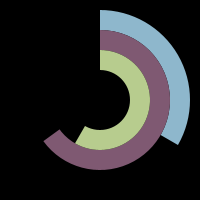
Frame 1 (no input)
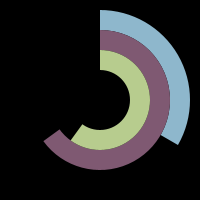
Frame 60 (the mouse pressed at the canvas centre just before this capture)
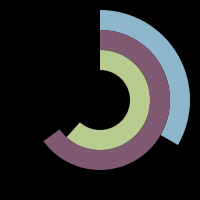
Frame 120 (the mouse held since frame 60 and released just before this capture)

The Processing sketch that drew these frames (run headless with seeded random() and noise(); from frame 60 on, the mouse is pressed at the canvas centre):

// Processing sketch: processing_143503
// ── processing_143503.pde

 color col1, col2, col3;

void setup() {
 size(200,200);
 noStroke(); 
 
 int baseAngle=200;
 colorMode(HSB, 360, 100,100);
  col1 = color(baseAngle, 30, 80);
  col2 = color((baseAngle+120)%360, 30, 50);
  col3 = color((baseAngle+240)%360, 30, 80); // tryadic color composition
}

void draw() {
 background(00); 
 
  // hour:
  fill(col1 );
  float hAngle = map(hour()%12, 0, 12, 0, 2*PI);
  arc(100,100,180,180, -PI/2, hAngle-PI/2 );
  fill(0); ellipse(100,100,140,140);
  
  // minute:
  fill(col2);
  float mAngle = map(minute(), 0, 60, 0, 2*PI);
  arc(100,100,140,140, -PI/2, mAngle-PI/2 );
  fill(0); ellipse(100,100,100,100);
 
  // second:
  fill(col3);
  float sAngle = map(second(), 0, 60, 0, 2*PI);
  arc(100,100,100,100, -PI/2, sAngle-PI/2 );
  fill(0); ellipse(100,100,60,60);
  
}
